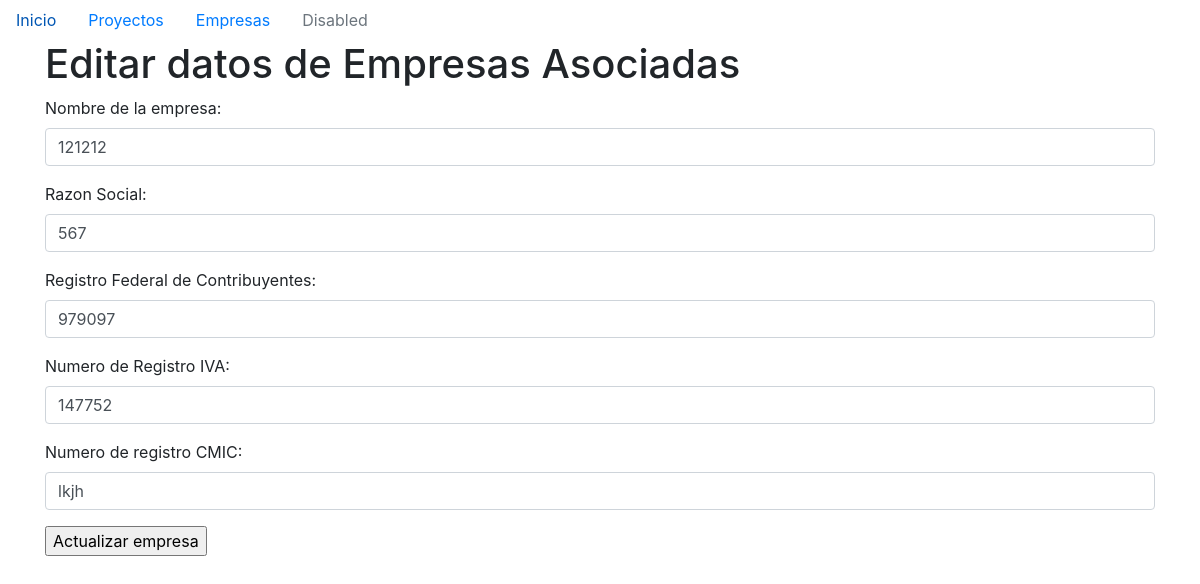
The app's page /empresas/editar/1, older data.
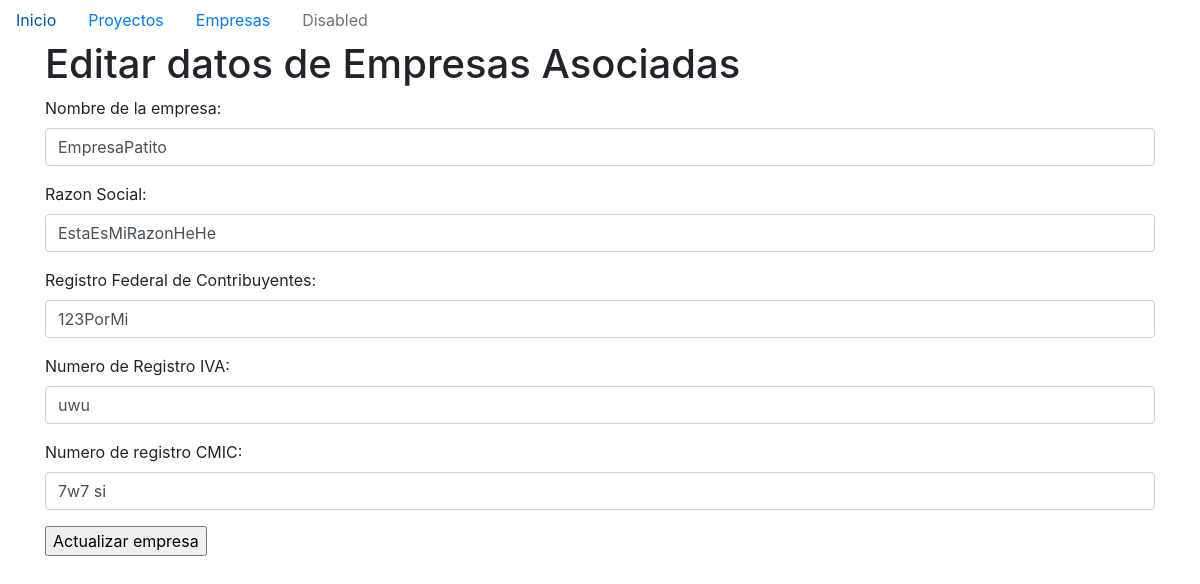
The same page, newer data.
### models/empresa.py (models this page shows)
class Empresa(db.Model):
    id = db.Column(db.Integer, primary_key=True)
    nombre = db.Column(db.String(50), nullable=False)
    razon_social = db.Column(db.String(50), nullable=False)
    rfc = db.Column(db.String(15), nullable=False)
    numero_iva = db.Column(db.String(20), nullable=False)
    cmic= db.Column(db.String(20), nullable=False)

### main.py (the view, shortened to what this page needs)
@app.route('/empresas/editar/<int:id>', methods=['GET', 'POST'])
def editar_empresa(id):
    empresa = Empresa.query.get(id)
    return render_template('edit_empresas.html',empresa=empresa)

### templates/edit_empresas.html (shortened to what this page needs)
{% extends 'base.html' %}
{% block content %}
<h1>Editar datos de Empresas Asociadas</h1>
<form action=/empresas/editar/{{empresa.id}} method="POST">
    <div class="form-group">
      <label for="nombre">Nombre de la empresa:</label>
      <input type="text" id="nombre" name="nombre" class="form-control" required value="{{empresa.nombre}}">
    </div>
    <div class="form-group">
        <label for="razon">Razon Social:</label>
        <input type="text" id="razon" name="razon" class="form-control" required value="{{empresa.razon_social}}">
      </div>
      <div class="form-group">
        <label for="rfc">Registro Federal de Contribuyentes:</label>
        <input type="text" id="rfc" name="rfc" class="form-control" required value="{{empresa.rfc}}">
      </div>
      <div class="form-group">
        <label for="no_iva">Numero de Registro IVA:</label>
        <input type="text" id="no_iva" name="no_iva" class="form-control" required value="{{empresa.numero_iva}}">
      </div>
      <div class="form-group">
        <label for="cmic">Numero de registro CMIC:</label>
        <input type="text" id="cmic" name="cmic" class="form-control" required value="{{empresa.cmic}}">
      </div>
    <input type="submit" name="accion" value="Actualizar empresa">
  </form>
{% endblock %}

Row changes from the older to the newer data that the page shows:
changed Empresa: nombre "121212" → "EmpresaPatito"; razon "567" → "EstaEsMiRazonHeHe"; rfc "979097" → "123PorMi"; no_iva "147752" → "uwu"; cmic "lkjh" → "7w7 si"
